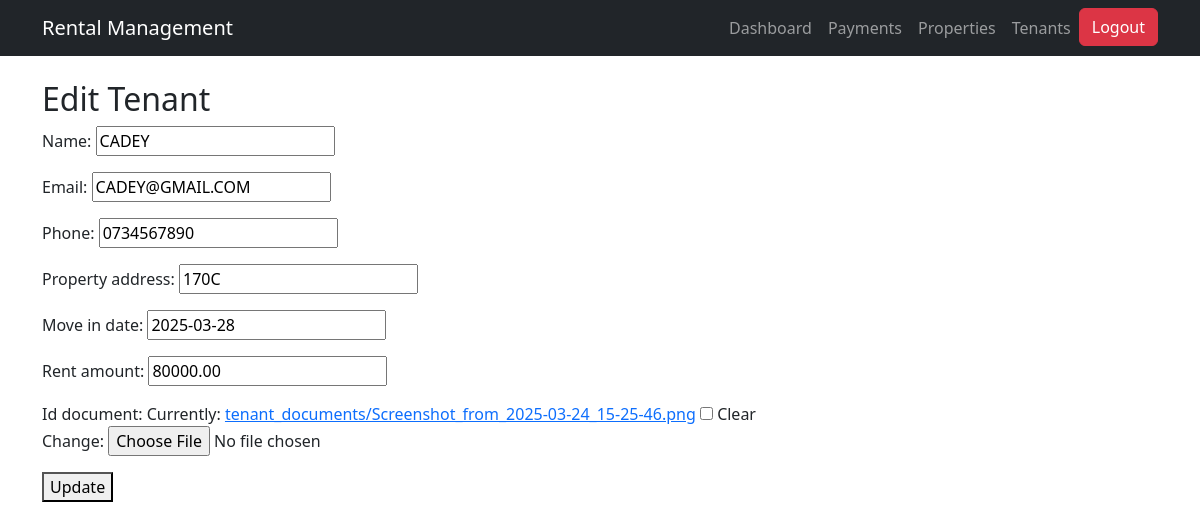
The app's page /edit_tenant/3/ (signed in), older data.
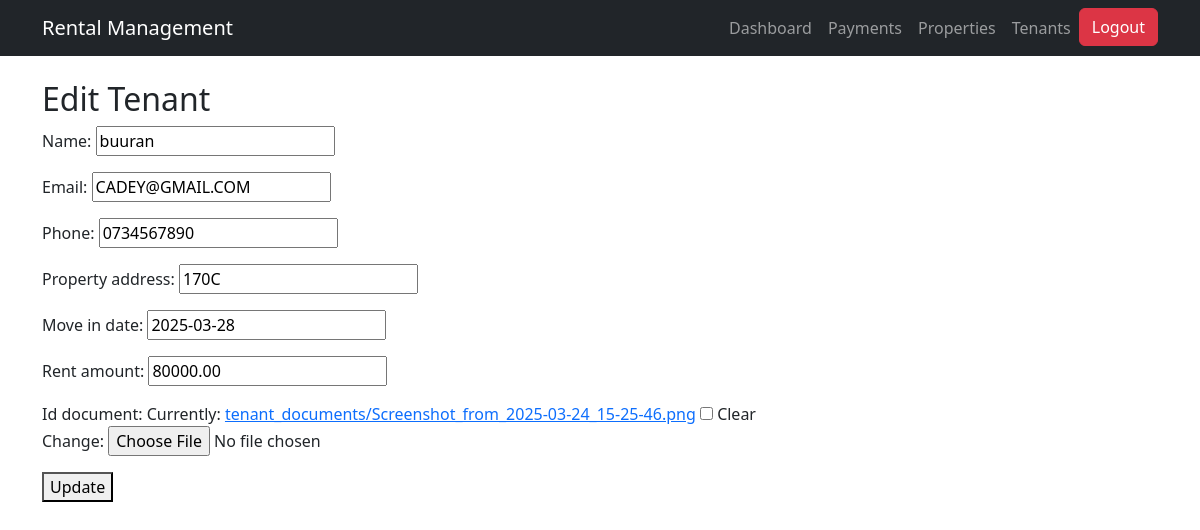
The same page, newer data.
### users/models.py (models this page shows, shortened)
class Tenant(models.Model):
    name = models.CharField(max_length=255)
    email = models.EmailField(unique=True)
    phone = models.CharField(max_length=20)
    property_address = models.CharField(max_length=255)
    move_in_date = models.DateField()
    rent_amount = models.DecimalField(max_digits=10, decimal_places=2)
    id_document = models.FileField(upload_to='tenant_documents/', blank=True, null=True)

### users/views.py (the view)
# urls.py: path('edit_tenant/<int:tenant_id>/', edit_tenant, name='edit_tenant'),
@login_required
def edit_tenant(request, tenant_id):
    tenant = get_object_or_404(Tenant, id=tenant_id)
    if request.method == 'POST':
        form = TenantForm(request.POST, request.FILES, instance=tenant)
        if form.is_valid():
            form.save()
            return redirect('tenant_list')
    else:
        form = TenantForm(instance=tenant)
    return render(request, 'users/edit_tenant.html', {'form': form, 'tenant': tenant})

### users/forms.py
class TenantForm(forms.ModelForm):
    class Meta:
        model = Tenant
        fields = '__all__'  # Or list fields explicitly
    id_document = forms.FileField(required=False)

### users/templates/users/edit_tenant.html (shortened to what this page needs)
{% extends "users/base.html" %}
{% block content %}
<h2>Edit Tenant</h2>
<form method="POST">
    {{ form.as_p }}
    <button type="submit">Update</button>
</form>
{% endblock %}

Row changes from the older to the newer data that the page shows:
changed Tenant "CADEY@GMAIL.COM": name "CADEY" → "buuran"
